Frame 1 (no input): blank canvas, image omitted
Frame 60 (no input): blank canvas, image omitted
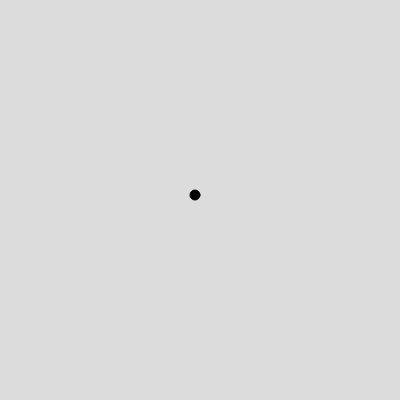
Frame 120 (the mouse pressed at the canvas centre since frame 60)

The p5.js sketch whose frames 1 and 60 were blank and that drew this single picture after the mouse press (run headless with seeded random() and noise() and a simulated clock; from frame 60 on, the mouse is pressed at the canvas centre):

// p5.js sketch
// ── sketch.js
function setup() {
  createCanvas(400, 400);
}

function draw() {
  background(220);
	fill(0,0,0)
	ellipse(mouseX -5, mouseY - 5,10,10);
}
